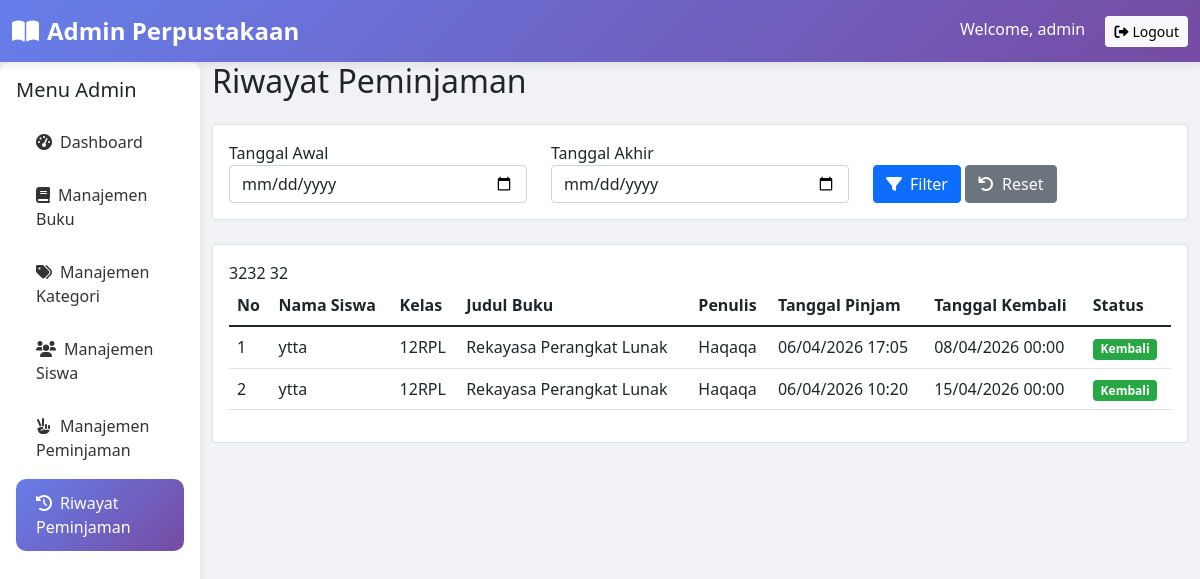
The app's page /RILLCUY/admin/riwayat.php (signed in) with its own data.
### tables this page shows
CREATE TABLE `peminjaman` (
  `id_peminjaman` int(11) NOT NULL,
  `id_siswa` int(11) NOT NULL,
  `id_buku` int(11) NOT NULL,
  `tanggal_peminjaman` datetime NOT NULL,
  `tanggal_kembali` datetime DEFAULT NULL,
  `status` enum('dipinjam','kembali','telat') NOT NULL DEFAULT 'dipinjam'
);

CREATE TABLE `anggota` (
  `id_anggota` int(11) NOT NULL,
  `nisn` varchar(15) NOT NULL,
  `nama_lengkap` varchar(100) NOT NULL,
  `jenis_kelamin` enum('Laki-laki','Perempuan') NOT NULL,
  `kelas` varchar(10) NOT NULL,
  `alamat` text NOT NULL,
  `nomor_tlp` varchar(15) DEFAULT NULL,
  `create_at` timestamp NOT NULL DEFAULT current_timestamp()
);

CREATE TABLE `buku` (
  `id_buku` int(11) NOT NULL,
  `isbn` varchar(15) NOT NULL,
  `judul` varchar(100) NOT NULL,
  `penulis` varchar(150) NOT NULL,
  `penerbit` varchar(200) NOT NULL,
  `tahun_terbit` year(4) NOT NULL,
  `kategori` int(11) NOT NULL,
  `cover` varchar(255) DEFAULT NULL,
  `deskripsi` text DEFAULT NULL,
  `stok` int(11) NOT NULL,
  `create_at` timestamp NOT NULL DEFAULT current_timestamp()
);

### RILLCUY/admin/riwayat.php (the view, shortened to what this page needs)
<?php
require_once '../config/database.php';
$where = "";
$query_riwayat = "SELECT p.*, a.nama_lengkap, a.kelas, b.judul, b.penulis
                  FROM peminjaman p
                  JOIN anggota a ON p.id_siswa = a.id_anggota
                  JOIN buku b ON p.id_buku = b.id_buku
                  WHERE p.status IN ('kembali', 'telat') $where
                  ORDER BY p.tanggal_peminjaman DESC";
$result_riwayat = mysqli_query($conn, $query_riwayat);
?>
<!DOCTYPE html>
<html lang="id">
<head>
    <link href="https://cdn.jsdelivr.net/npm/bootstrap@5.1.3/dist/css/bootstrap.min.css" rel="stylesheet">
    <link rel="stylesheet" href="https://cdnjs.cloudflare.com/ajax/libs/font-awesome/6.0.0/css/all.min.css">
    <link rel="stylesheet" href="../assets/css/style.css">
</head>
<body>
<nav class="navbar navbar-custom navbar-expand-lg">
    <div class="container-fluid">
        <a class="navbar-brand text-white" href="dashboard.php">
            <i class="fas fa-book-open me-2"></i>Admin Perpustakaan
        </a>
        <div class="ms-auto">
            <span class="text-white me-3">Welcome, <?php echo $_SESSION['username']; ?></span>
            <a href="../logout.php" class="btn btn-light btn-sm">
                <i class="fas fa-sign-out-alt me-1"></i>Logout
            </a>
        </div>
    </div>
</nav>
<div class="container-fluid">
    <div class="row">
        <div class="col-md-2 p-0">
            <div class="sidebar p-3">
                <h5 class="mb-3">Menu Admin</h5>
                <a href="dashboard.php" class="nav-link">
                    <i class="fas fa-tachometer-alt me-2"></i>Dashboard
                </a>
                <a href="buku.php" class="nav-link">
                    <i class="fas fa-book me-2"></i>Manajemen Buku
                </a>
                <a href="kategori.php" class="nav-link">
                    <i class="fas fa-tags me-2"></i>Manajemen Kategori
                </a>
                <a href="siswa.php" class="nav-link">
                    <i class="fas fa-users me-2"></i>Manajemen Siswa
                </a>
                <a href="peminjaman.php" class="nav-link">
                    <i class="fas fa-hand-peace me-2"></i>Manajemen Peminjaman
                </a>
                <a href="riwayat.php" class="nav-link active">
                    <i class="fas fa-history me-2"></i>Riwayat Peminjaman
                </a>
            </div>
        </div>
        <div class="col-md-10">
            <h2 class="mb-4">Riwayat Peminjaman</h2>
            <div class="card mb-4">
                <div class="card-body">
                    <form method="GET" action="" class="row">
                        <div class="col-md-4">
                            <label>Tanggal Awal</label>
                            <input type="date" name="tanggal_awal" class="form-control"
                                   value="<?php echo isset($_GET['tanggal_awal']) ? $_GET['tanggal_awal'] : ''; ?>">
                        </div>
                        <div class="col-md-4">
                            <label>Tanggal Akhir</label>
                            <input type="date" name="tanggal_akhir" class="form-control"
                                   value="<?php echo isset($_GET['tanggal_akhir']) ? $_GET['tanggal_akhir'] : ''; ?>">
                        </div>
                        <div class="col-md-4">
                            <label>&nbsp;</label><br>
                            <button type="submit" class="btn btn-primary">
                                <i class="fas fa-filter me-2"></i>Filter
                            </button>
                            <a href="riwayat.php" class="btn btn-secondary">
                                <i class="fas fa-undo me-2"></i>Reset
                            </a>
                        </div>
                    </form>
                </div>
            </div>
            <div class="card">
                <div class="card-body">
                    <div class="table-responsive">
                        <table class="table table-hover">
                            <thead>
                                32<th>No</th>
                                    <th>Nama Siswa</th>
                                    <th>Kelas</th>
                                    <th>Judul Buku</th>
                                    <th>Penulis</th>
                                    <th>Tanggal Pinjam</th>
                                    <th>Tanggal Kembali</th>
                                    <th>Status</th>
                            </thead>
                            <tbody>
                                <?php
                                $no = 1;
                                while($riwayat = mysqli_fetch_assoc($result_riwayat)):
                                ?>
                                    <td><?php echo $no++; ?></td>
                                    <td><?php echo $riwayat['nama_lengkap']; ?></td>
                                    <td><?php echo $riwayat['kelas']; ?></td>
                                    <td><?php echo $riwayat['judul']; ?></td>
                                    <td><?php echo $riwayat['penulis']; ?></td>
                                    <td><?php echo date('d/m/Y H:i', strtotime($riwayat['tanggal_peminjaman'])); ?></td>
                                    <td>
                                        <?php echo $riwayat['tanggal_kembali'] ? date('d/m/Y H:i', strtotime($riwayat['tanggal_kembali'])) : '-'; ?>
                                    </td>
                                    <td>
                                        <?php if($riwayat['status'] == 'kembali'): ?>
                                            <span class="badge badge-kembali">Kembali</span>
                                        <?php else: ?>
                                            <span class="badge badge-telat">Telat</span>
                                        <?php endif; ?>
                                    </td>
                                <?php endwhile; ?>
                            </tbody>
                        </table>
                    </div>
                </div>
            </div>
        </div>
    </div>
</div>
</body>
</html>

### RILLCUY/assets/css/style.css (style rules this page uses)
body { background-color: #f0f2f5; font-family: 'Segoe UI', Tahoma, Geneva, Verdana, sans-serif; }
.navbar-custom { background: linear-gradient(135deg, #667eea 0%, #764ba2 100%); box-shadow: 0 2px 10px rgba(0,0,0,0.1); }
.navbar-custom .navbar-brand { color: white; font-weight: bold; font-size: 1.5rem; }
.sidebar { background: white; min-height: 100vh; box-shadow: 2px 0 10px rgba(0,0,0,0.05); border-radius: 10px; }
.sidebar .nav-link { color: #333; padding: 12px 20px; margin: 5px 0; border-radius: 10px; transition: all 0.3s; }
.sidebar .nav-link.active { background: linear-gradient(135deg, #667eea 0%, #764ba2 100%); color: white; }

### RILLCUY/admin/riwayat.php (style rules this page uses)
.sidebar { background: white; min-height: 100vh; box-shadow: 2px 0 10px rgba(0,0,0,0.05); border-radius: 10px; }
.sidebar .nav-link { color: #333; padding: 12px 20px; margin: 5px 0; border-radius: 10px; transition: all 0.3s; }
.sidebar .nav-link:hover, .sidebar .nav-link.active { background: linear-gradient(135deg, #667eea 0%, #764ba2 100%); color: white; }
.badge-kembali { background-color: #28a745; color: white; }

### records on screen
peminjaman: id_siswa.nama_lengkap "ytta", id_siswa.kelas "12RPL", id_buku.judul "Rekayasa Perangkat Lunak", id_buku.penulis "Haqaqa", tanggal_peminjaman "06/04/2026 17:05", tanggal_kembali "08/04/2026 00:00", status "Kembali"
peminjaman: id_siswa.nama_lengkap "ytta", id_siswa.kelas "12RPL", id_buku.judul "Rekayasa Perangkat Lunak", id_buku.penulis "Haqaqa", tanggal_peminjaman "06/04/2026 10:20", tanggal_kembali "15/04/2026 00:00", status "Kembali"

### other values on screen
$_SESSION['username'] "admin"
